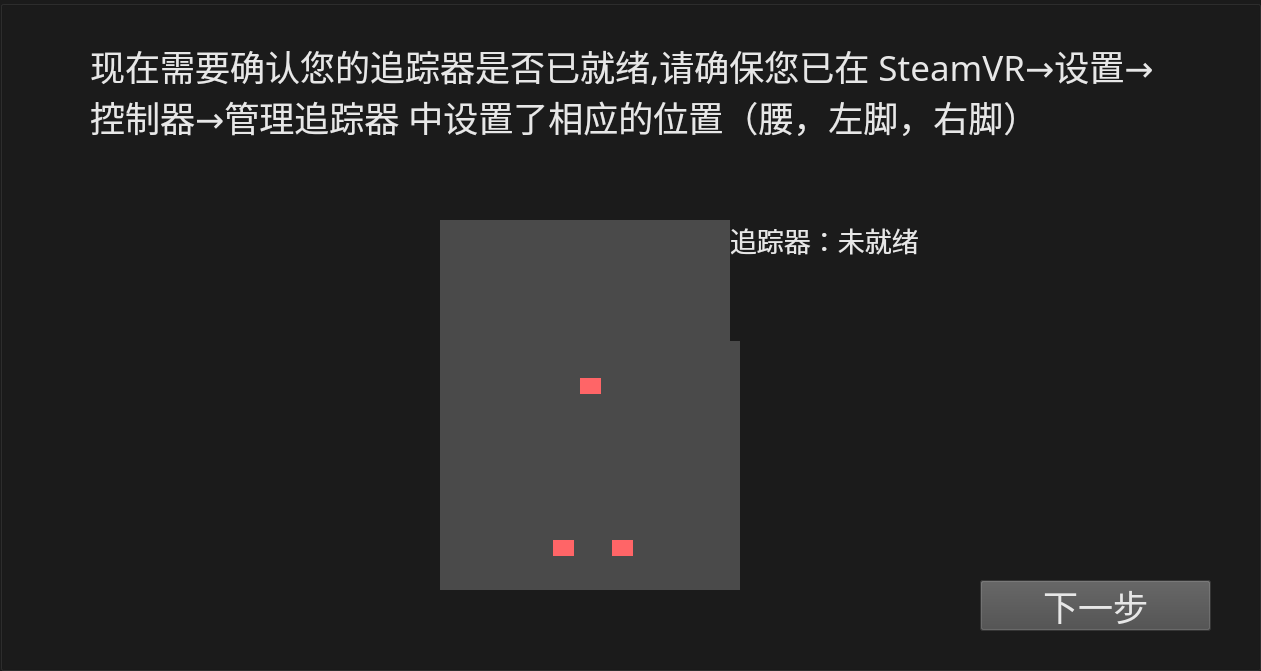
  <widget class="QGroupBox" name="groupBox_3">
   <property name="geometry">
    <rect>
     <x>-10</x>
     <y>900</y>
     <width>1261</width>
     <height>671</height>
    </rect>
   </property>
   <property name="styleSheet">
    <string notr="true">background-color:rgb(27, 27, 27);</string>
   </property>
   <property name="title">
    <string/>
   </property>
   <widget class="QLabel" name="label_24">
    <property name="geometry">
     <rect>
      <x>90</x>
      <y>40</y>
      <width>1071</width>
      <height>191</height>
     </rect>
    </property>
    <property name="font">
     <font>
      <family>Agency FB</family>
      <pointsize>26</pointsize>
     </font>
    </property>
    <property name="styleSheet">
     <string notr="true">background-color:rgb(27, 27, 27);
color:rgb(231, 231, 231);</string>
    </property>
    <property name="text">
     <string>现在需要确认您的追踪器是否已就绪,请确保您已在 SteamVR→设置→控制器→管理追踪器 中设置了相应的位置（腰，左脚，右脚）</string>
    </property>
    <property name="alignment">
     <set>Qt::AlignLeading|Qt::AlignLeft|Qt::AlignTop</set>
    </property>
    <property name="wordWrap">
     <bool>true</bool>
    </property>
   </widget>
   <widget class="QLabel" name="label_25">
    <property name="geometry">
     <rect>
      <x>440</x>
      <y>220</y>
      <width>300</width>
      <height>370</height>
     </rect>
    </property>
    <property name="styleSheet">
     <string notr="true">background-color:rgb(74, 74, 74);</string>
    </property>
    <property name="text">
     <string/>
    </property>
   </widget>
   <widget class="QLabel" name="label_26">
    <property name="geometry">
     <rect>
      <x>580</x>
      <y>378</y>
      <width>21</width>
      <height>16</height>
     </rect>
    </property>
    <property name="styleSheet">
     <string notr="true">background-color:rgb(255, 101, 103);</string>
    </property>
    <property name="text">
     <string/>
    </property>
   </widget>
   <widget class="QLabel" name="label_27">
    <property name="geometry">
     <rect>
      <x>553</x>
      <y>540</y>
      <width>21</width>
      <height>16</height>
     </rect>
    </property>
    <property name="styleSheet">
     <string notr="true">background-color:rgb(255, 101, 103);</string>
    </property>
    <property name="text">
     <string/>
    </property>
   </widget>
   <widget class="QLabel" name="label_28">
    <property name="geometry">
     <rect>
      <x>612</x>
      <y>540</y>
      <width>21</width>
      <height>16</height>
     </rect>
    </property>
    <property name="styleSheet">
     <string notr="true">background-color:rgb(255, 101, 103);</string>
    </property>
    <property name="text">
     <string/>
    </property>
   </widget>
   <widget class="QPushButton" name="pushButton_6">
    <property name="geometry">
     <rect>
      <x>980</x>
      <y>580</y>
      <width>231</width>
      <height>51</height>
     </rect>
    </property>
    <property name="font">
     <font>
      <family>Agency FB</family>
      <pointsize>26</pointsize>
     </font>
    </property>
    <property name="styleSheet">
     <string notr="true">background-color:rgb(74, 74, 74);
color:rgb(231, 231, 231);</string>
    </property>
    <property name="text">
     <string>下一步</string>
    </property>
   </widget>
   <widget class="QLabel" name="label_29">
    <property name="geometry">
     <rect>
      <x>730</x>
      <y>220</y>
      <width>341</width>
      <height>121</height>
     </rect>
    </property>
    <property name="font">
     <font>
      <family>Agency FB</family>
      <pointsize>20</pointsize>
     </font>
    </property>
    <property name="styleSheet">
     <string notr="true">background-color:rgb(27, 27, 27);
color:rgb(231, 231, 231);</string>
    </property>
    <property name="text">
     <string>追踪器：未就绪</string>
    </property>
    <property name="alignment">
     <set>Qt::AlignLeading|Qt::AlignLeft|Qt::AlignTop</set>
    </property>
    <property name="wordWrap">
     <bool>true</bool>
    </property>
   </widget>
  </widget>
